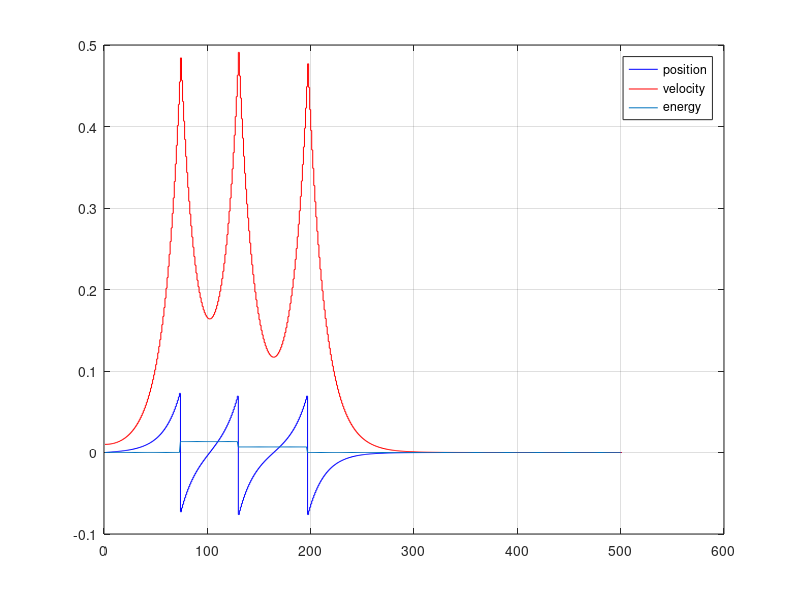

Source code (MATLAB):
%% init
close all;
clear all;

%% parameters
g = 9.81;
h = 0.25;
m = 5;
Ts = 0.01;

%% model

A = [0      1   
     g/h    0];
B = [0 1/(m*h)]';

C = [1 0];

[Phi, Gamma, C, D] = ssdata(c2d(ss(A, B, C, 0), Ts, 'zoh'))

%% simulation - the cycle.
kMax = 500;
x = zeros(2, kMax);
u = zeros(1, kMax);
y = zeros(1, kMax);
energy = zeros(1, kMax);
safetyMargin = 0.92;


x(:, 1) = [0 0.01]';

maxStep = 0.15;
for k = 1:kMax
   x(:, k + 1) = Phi * x(:, k) + B * u(k);
   y(k) = C * x(:,k);
   
   % The safetyMargin needs to be applied, because otherwise the robot will
   % not be able to stop ever again, once the the calculated capture Step is
   % bigger then the maxStep
   if y(k) >= maxStep/2 * safetyMargin
      % capture point - this position will stop the robot in one step.
      xc = -x(2, k + 1) * sqrt(h / g);
      
      % the capture step can only be performed, if it is not restricted by
      % the hardware limit.
      if abs(xc - x(1, k + 1)) > maxStep
        x(1, k + 1) = x(1, k + 1) - maxStep;
      else
        x(1, k + 1) = xc;  
      end
      
      % constant velocity:
      xv = -x(1, k + 1);
      
%       x(1, k + 1) = xv; 
   end
   
   energy(k) = 0.5 * (x(2, k)^2 - g/h * x(1, k)^2);
end

figure();
stairs(1:kMax+1, x(1, :), '-b', 'DisplayName', 'position');
hold on;

stairs(1:kMax+1, x(2, :), '-r', 'DisplayName', 'velocity');
plot(1:kMax, energy, 'DisplayName', 'energy')
grid on;
legend('show');

